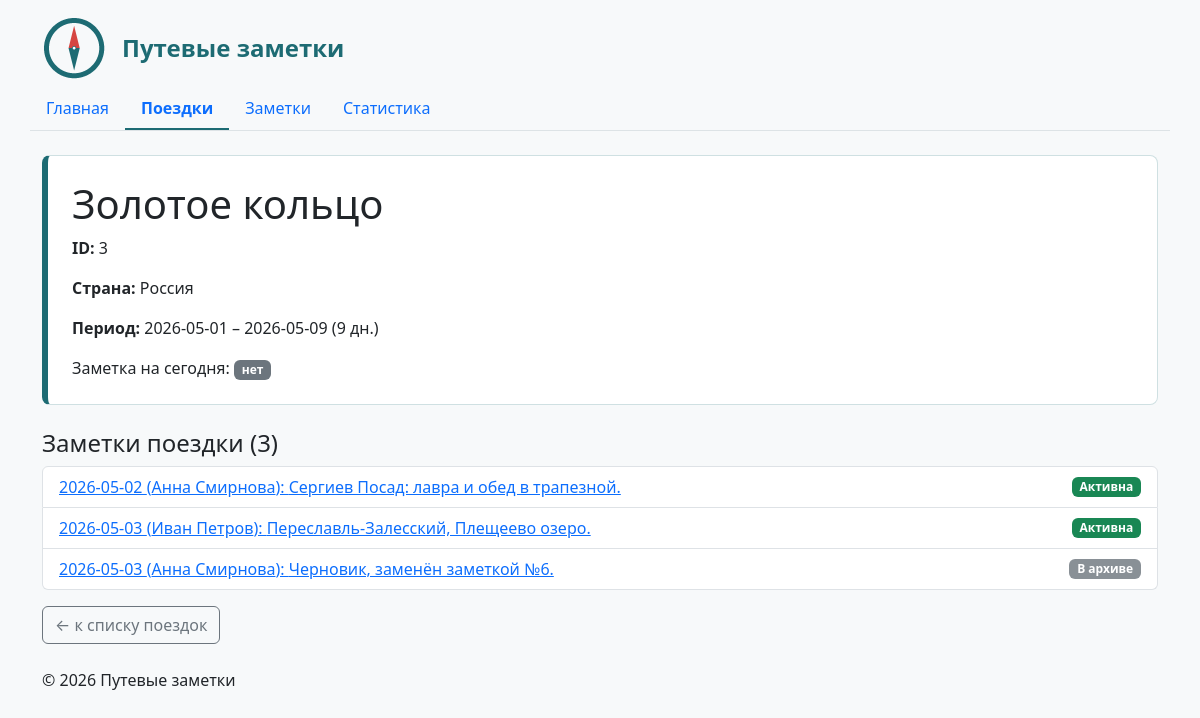
The page /trips/3/ on the database its author committed.
### trips/views.py (the view)
# urls.py: path("<int:trip_id>/", views.trip_detail, name="detail"),
def trip_detail(request, trip_id):
    with closing(get_connection()) as conn:
        conn.row_factory = sqlite3.Row
        trip = conn.execute(
            """
            SELECT
                id,
                title,
                country,
                start_date,
                end_date,
                CAST(julianday(end_date) - julianday(start_date)
                     AS INTEGER) + 1 AS duration_days
            FROM trips
            WHERE id = ?;
            """,
            [trip_id],
        ).fetchone()
        context = {"trip": trip}
        if trip is not None:
            context["trip_notes"] = conn.execute(
                """
                SELECT
                    notes.id,
                    notes.note_date,
                    notes.text,
                    notes.is_archived,
                    travelers.name AS traveler_name
                FROM notes
                JOIN travelers
                    ON notes.traveler_id = travelers.id
                WHERE notes.trip_id = ?
                ORDER BY notes.note_date;
                """,
                [trip_id],
            ).fetchall()
            today_notes = conn.execute(
                """
                SELECT COUNT(*) AS notes_count
                FROM notes
                WHERE trip_id = ?
                  AND note_date = ?
                  AND is_archived = 0;
                """,
                [trip_id, date.today().isoformat()],
            ).fetchone()
            context["today_free"] = today_notes["notes_count"] == 0
    return render(
        request,
        "trips/trip_detail.html",
        context,
        status=404 if trip is None else 200,
    )

### db/database.py (called while the page is built)
def get_connection() -> sqlite3.Connection:
    conn = sqlite3.connect(DB_PATH)
    conn.execute("PRAGMA foreign_keys = ON")
    return conn

### trips/templates/trips/trip_detail.html (shortened to what this page needs)
{% extends "base.html" %}
{% block content %}
    {% if trip %}
        <div class="card trip-card">
            <div class="card-body">
                <h1 class="card-title">{{ trip.title }}</h1>
                <p class="card-text">
                    <strong>ID:</strong> {{ trip.id }}
                </p>
                <p class="card-text">
                    <strong>Страна:</strong> {{ trip.country }}
                </p>
                <p class="card-text">
                    <strong>Период:</strong>
                    {{ trip.start_date }} – {{ trip.end_date }}
                    ({{ trip.duration_days }} дн.)
                </p>
                <p class="card-text">
                    Заметка на сегодня:
                    {% if today_free %}
                        <span class="badge bg-secondary">нет</span>
                    {% else %}
                        <span class="badge bg-success">есть</span>
                    {% endif %}
                </p>
            </div>
        </div>
        <h2 class="h4 mt-4">
            Заметки поездки ({{ trip_notes|length }})
        </h2>
        <ul class="list-group">
            {% for note in trip_notes %}
                <li class="list-group-item d-flex justify-content-between">
                    <a href="{% url 'notes:detail' note.id %}">
                        {{ note.note_date }}
                        ({{ note.traveler_name }}):
                        {{ note.text|truncatechars:50 }}
                    </a>
                    {% include "notes/includes/note_status.html" %}
                </li>
            {% empty %}
                <li class="list-group-item">Заметок пока нет.</li>
            {% endfor %}
        </ul>
    {% else %}
        <h1 class="text-danger">Поездка не найдена</h1>
        <p>Поездка с указанным идентификатором отсутствует.</p>
    {% endif %}
    <a
        href="{% url 'trips:list' %}"
        class="btn btn-outline-secondary mt-3"
    >
        ← к списку поездок
    </a>
{% endblock %}

### notes/templates/notes/includes/note_status.html
{% if note.is_archived %}
    <span class="badge bg-secondary note-status note-status-archived">
        В архиве
    </span>
{% else %}
    <span class="badge bg-success note-status note-status-active">
        Активна
    </span>
{% endif %}

### homepage/static/homepage/css/style.css (style rules this page uses)
body { min-height: 100vh; background-color: #f7f9fa; }
.trip-card { margin-bottom: 1rem; padding: 0.5rem; border: 1px solid #cfe0e2; border-left: 6px solid #1d6b73; border-radius: 8px; }
.note-status { font-weight: 600; align-self: center; }
.note-status-archived { opacity: 0.8; }

### rows shown on the page
trips: title "Золотое кольцо"
notes: note_date "2026-05-02", traveler_name "Анна Смирнова", text "Сергиев Посад: лавра и обед в трапезной.", shows "Активна"
notes: note_date "2026-05-03", traveler_name "Иван Петров", text "Переславль-Залесский, Плещеево озеро.", shows "Активна"
notes: note_date "2026-05-03", traveler_name "Анна Смирнова", text "Черновик, заменён заметкой №6.", shows "В архиве"

### other values the page prints
{{ trip.id }} "3"
{{ trip.country }} "Россия"
{{ trip.start_date }} "2026-05-01"
{{ trip.end_date }} "2026-05-09"
{{ trip.duration_days }} "9"
{{ trip_notes|length }} "3"
